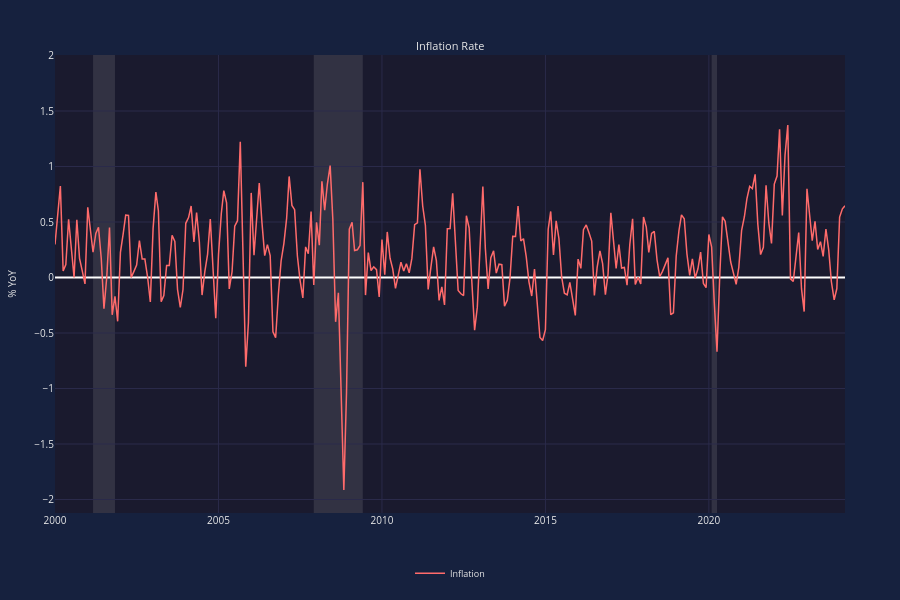
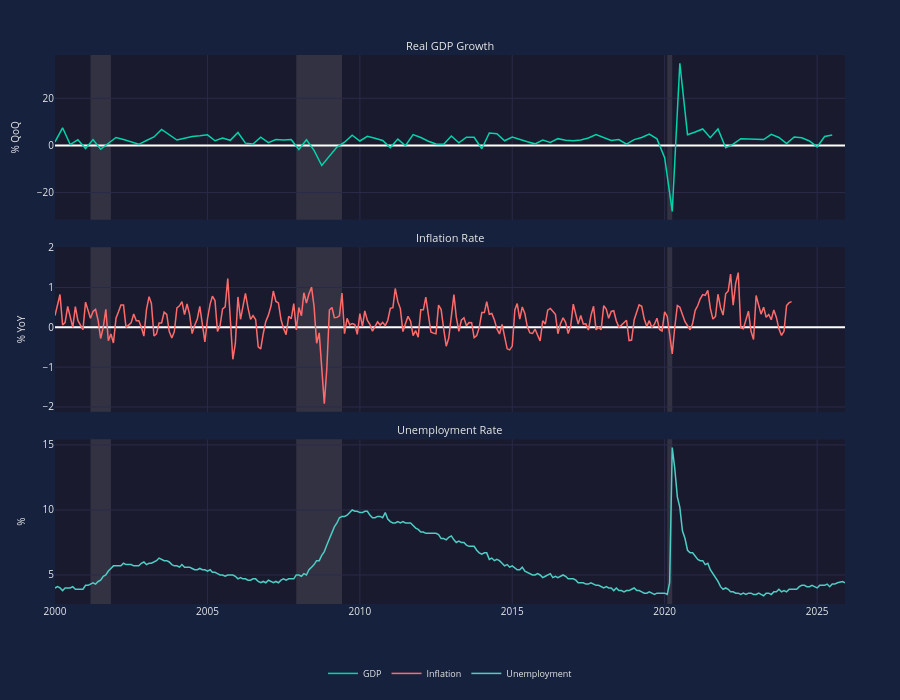

Notebook code cell kept with these figures, in order:
### Markdown cell above
## 2. Multi-Chart Layout

A dashboard with three synchronized charts showing GDP, Inflation, and Unemployment.

### Code cell
# Multi-chart layout with real economic data
gdp_chart = EconChart(
    Data(x=gdp_dates, y=gdp_values, name='GDP', color='teal'),
    title='Real GDP Growth',
    y_label='% QoQ',
    horizontal_line=0,
)

inflation_chart = EconChart(
    Data(x=inf_dates, y=inf_values, name='Inflation', color='coral'),
    title='Inflation Rate',
    y_label='% YoY',
    horizontal_line=2.0,  # Fed's 2% inflation target
)

unemployment_chart = EconChart(
    Data(x=unemp_dates, y=unemp_values, name='Unemployment', color='sky'),
    title='Unemployment Rate',
    y_label='%',
)

board = EconBoard(
    gdp_chart, inflation_chart, unemployment_chart,
    height=700,
    legend='bottom',
    crosshair=True,
)
inflation_chart.show()
board.show()

### Figure 1 — Plotly figure (JSON) as saved in the notebook; plotly's stock layout.template omitted (floating-point values rounded to 4 significant figures; data arrays with more than 128 entries replaced by an {"elided": "..."} marker saying what was removed)
{"data": [{"line": {"color": "#ff6b6b", "width": 1.5}, "name": "Inflation", "showlegend": true, "type": "scatter", "visible": true, "x": {"elided": "291 str values"}, "xaxis": "x", "y": {"elided": "291 float values"}, "yaxis": "y"}], "layout": {"annotations": [{"font": {"color": "#e8e8e8", "size": 11}, "showarrow": false, "text": "Inflation Rate", "x": 0.5, "xanchor": "center", "xref": "paper", "y": 1, "yanchor": "bottom", "yref": "paper"}], "font": {"color": "#e8e8e8", "size": 10}, "height": 600, "hoverlabel": {"bgcolor": "#16213e", "font": {"color": "#e8e8e8", "size": 11}}, "hovermode": "x unified", "legend": {"bgcolor": "rgba(0,0,0,0)", "font": {"color": "#e8e8e8", "size": 9}, "orientation": "h", "x": 0.5, "xanchor": "center", "y": -0.1, "yanchor": "top"}, "margin": {"b": 35, "l": 55, "r": 55, "t": 55}, "paper_bgcolor": "#16213e", "plot_bgcolor": "#1a1a2e", "shapes": [{"line": {"color": "rgba(255, 255, 255, 0.3)", "dash": "dash", "width": 1}, "type": "line", "x0": 0, "x1": 1, "xref": "x", "y0": 2, "y1": 2, "yref": "y"}, {"fillcolor": "#b8b8b8", "layer": "below", "line": {"width": 0}, "opacity": 0.15, "type": "rect", "x0": "2001-03-01T00:00:00", "x1": "2001-11-01T00:00:00", "xref": "x", "y0": 0, "y1": 1, "yref": "y domain"}, {"fillcolor": "#b8b8b8", "layer": "below", "line": {"width": 0}, "opacity": 0.15, "type": "rect", "x0": "2007-12-01T00:00:00", "x1": "2009-06-01T00:00:00", "xref": "x", "y0": 0, "y1": 1, "yref": "y domain"}, {"fillcolor": "#b8b8b8", "layer": "below", "line": {"width": 0}, "opacity": 0.15, "type": "rect", "x0": "2020-02-01T00:00:00", "x1": "2020-04-01T00:00:00", "xref": "x", "y0": 0, "y1": 1, "yref": "y domain"}], "xaxis": {"anchor": "y", "domain": [0, 1], "gridcolor": "#2a2a4a", "range": ["2000-01-01T00:00:00", "2024-03-01T00:00:00"], "showspikes": true, "spikecolor": "rgba(255, 255, 255, 0.5)", "spikedash": "dot", "spikemode": "across", "spikesnap": "cursor", "spikethickness": 1}, "yaxis": {"anchor": "x", "domain": [0, 1], "gridcolor": "#2a2a4a", "title": {"font": {"color": "#e8e8e8", "size": 10}, "text": "% YoY"}, "type": "linear"}}}

### Figure 2 — Plotly figure (JSON) as saved in the notebook; plotly's stock layout.template omitted (floating-point values rounded to 4 significant figures; data arrays with more than 128 entries replaced by an {"elided": "..."} marker saying what was removed)
{"data": [{"line": {"color": "#00d4aa", "width": 1.5}, "name": "GDP", "showlegend": true, "type": "scatter", "visible": true, "x": ["2000-01-01T00:00:00", "2000-04-01T00:00:00", "2000-07-01T00:00:00", "2000-10-01T00:00:00", "2001-01-01T00:00:00", "2001-04-01T00:00:00", "2001-07-01T00:00:00", "2001-10-01T00:00:00", "2002-01-01T00:00:00", "2002-04-01T00:00:00", "2002-07-01T00:00:00", "2002-10-01T00:00:00", "2003-01-01T00:00:00", "2003-04-01T00:00:00", "2003-07-01T00:00:00", "2003-10-01T00:00:00", "2004-01-01T00:00:00", "2004-04-01T00:00:00", "2004-07-01T00:00:00", "2004-10-01T00:00:00", "2005-01-01T00:00:00", "2005-04-01T00:00:00", "2005-07-01T00:00:00", "2005-10-01T00:00:00", "2006-01-01T00:00:00", "2006-04-01T00:00:00", "2006-07-01T00:00:00", "2006-10-01T00:00:00", "2007-01-01T00:00:00", "2007-04-01T00:00:00", "2007-07-01T00:00:00", "2007-10-01T00:00:00", "2008-01-01T00:00:00", "2008-04-01T00:00:00", "2008-07-01T00:00:00", "2008-10-01T00:00:00", "2009-01-01T00:00:00", "2009-04-01T00:00:00", "2009-07-01T00:00:00", "2009-10-01T00:00:00", "2010-01-01T00:00:00", "2010-04-01T00:00:00", "2010-07-01T00:00:00", "2010-10-01T00:00:00", "2011-01-01T00:00:00", "2011-04-01T00:00:00", "2011-07-01T00:00:00", "2011-10-01T00:00:00", "2012-01-01T00:00:00", "2012-04-01T00:00:00", "2012-07-01T00:00:00", "2012-10-01T00:00:00", "2013-01-01T00:00:00", "2013-04-01T00:00:00", "2013-07-01T00:00:00", "2013-10-01T00:00:00", "2014-01-01T00:00:00", "2014-04-01T00:00:00", "2014-07-01T00:00:00", "2014-10-01T00:00:00", "2015-01-01T00:00:00", "2015-04-01T00:00:00", "2015-07-01T00:00:00", "2015-10-01T00:00:00", "2016-01-01T00:00:00", "2016-04-01T00:00:00", "2016-07-01T00:00:00", "2016-10-01T00:00:00", "2017-01-01T00:00:00", "2017-04-01T00:00:00", "2017-07-01T00:00:00", "2017-10-01T00:00:00", "2018-01-01T00:00:00", "2018-04-01T00:00:00", "2018-07-01T00:00:00", "2018-10-01T00:00:00", "2019-01-01T00:00:00", "2019-04-01T00:00:00", "2019-07-01T00:00:00", "2019-10-01T00:00:00", "2020-01-01T00:00:00", "2020-04-01T00:00:00", "2020-07-01T00:00:00", "2020-10-01T00:00:00", "2021-01-01T00:00:00", "2021-04-01T00:00:00", "2021-07-01T00:00:00", "2021-10-01T00:00:00", "2022-01-01T00:00:00", "2022-04-01T00:00:00", "2022-07-01T00:00:00", "2022-10-01T00:00:00", "2023-01-01T00:00:00", "2023-04-01T00:00:00", "2023-07-01T00:00:00", "2023-10-01T00:00:00", "2024-01-01T00:00:00", "2024-04-01T00:00:00", "2024-07-01T00:00:00", "2024-10-01T00:00:00", "2025-01-01T00:00:00", "2025-04-01T00:00:00", "2025-07-01T00:00:00"], "xaxis": "x3", "y": [1.5, 7.5, 0.4, 2.4, -1.3, 2.5, -1.6, 1.1, 3.4, 2.5, 1.6, 0.5, 2.1, 3.6, 6.8, 4.7, 2.3, 3.1, 3.8, 4.1, 4.5, 2, 3.2, 2.2, 5.5, 1, 0.6, 3.5, 1.2, 2.5, 2.3, 2.5, -1.7, 2.4, -2.1, -8.5, -4.5, -0.7, 1.4, 4.4, 1.9, 3.9, 3.1, 2.1, -0.9, 2.7, -0.1, 4.6, 3.4, 1.8, 0.6, 0.5, 4, 1.1, 3.5, 3.5, -1.4, 5.3, 5, 2, 3.6, 2.5, 1.6, 0.7, 2.3, 1.3, 2.9, 2.2, 2, 2.3, 3.2, 4.6, 3.3, 2.1, 2.5, 0.6, 2.5, 3.4, 4.8, 2.8, -5.2, -28, 34.9, 4.6, 5.7, 7, 3.3, 7, -1, 0.6, 2.9, 2.8, 2.9, 2.5, 4.7, 3.4, 0.8, 3.6, 3.3, 1.9, -0.6, 3.8, 4.4], "yaxis": "y"}, {"line": {"color": "#ff6b6b", "width": 1.5}, "name": "Inflation", "showlegend": true, "type": "scatter", "visible": true, "x": {"elided": "291 str values"}, "xaxis": "x3", "y": {"elided": "291 float values"}, "yaxis": "y2"}, {"line": {"color": "#4ecdc4", "width": 1.5}, "name": "Unemployment", "showlegend": true, "type": "scatter", "visible": true, "x": {"elided": "311 str values"}, "xaxis": "x3", "y": {"elided": "311 float values"}, "yaxis": "y3"}, {"hoverinfo": "skip", "marker": {"opacity": 0}, "mode": "markers", "showlegend": false, "type": "scatter", "x": ["2000-01-01T00:00:00", "2025-12-01T00:00:00"], "xaxis": "x3", "y": [0, 0], "yaxis": "y"}, {"hoverinfo": "skip", "marker": {"opacity": 0}, "mode": "markers", "showlegend": false, "type": "scatter", "x": ["2000-01-01T00:00:00", "2025-12-01T00:00:00"], "xaxis": "x3", "y": [0, 0], "yaxis": "y2"}], "layout": {"annotations": [{"font": {"color": "#e8e8e8", "size": 11}, "showarrow": false, "text": "Real GDP Growth", "x": 0.5, "xanchor": "center", "xref": "paper", "y": 1, "yanchor": "bottom", "yref": "paper"}, {"font": {"color": "#e8e8e8", "size": 11}, "showarrow": false, "text": "Inflation Rate", "x": 0.5, "xanchor": "center", "xref": "paper", "y": 0.65, "yanchor": "bottom", "yref": "paper"}, {"font": {"color": "#e8e8e8", "size": 11}, "showarrow": false, "text": "Unemployment Rate", "x": 0.5, "xanchor": "center", "xref": "paper", "y": 0.3, "yanchor": "bottom", "yref": "paper"}], "font": {"color": "#e8e8e8", "size": 10}, "height": 700, "hoverlabel": {"bgcolor": "#16213e", "font": {"color": "#e8e8e8", "size": 11}}, "hovermode": "x unified", "legend": {"bgcolor": "rgba(0,0,0,0)", "font": {"color": "#e8e8e8", "size": 9}, "orientation": "h", "x": 0.5, "xanchor": "center", "y": -0.1, "yanchor": "top"}, "margin": {"b": 35, "l": 55, "r": 55, "t": 55}, "paper_bgcolor": "#16213e", "plot_bgcolor": "#1a1a2e", "shapes": [{"line": {"color": "rgba(255, 255, 255, 0.3)", "dash": "dash", "width": 1}, "type": "line", "x0": 0, "x1": 1, "xref": "x3", "y0": 0, "y1": 0, "yref": "y"}, {"line": {"color": "rgba(255, 255, 255, 0.3)", "dash": "dash", "width": 1}, "type": "line", "x0": 0, "x1": 1, "xref": "x3", "y0": 2, "y1": 2, "yref": "y2"}, {"fillcolor": "#b8b8b8", "layer": "below", "line": {"width": 0}, "opacity": 0.15, "type": "rect", "x0": "2001-03-01T00:00:00", "x1": "2001-11-01T00:00:00", "xref": "x3", "y0": 0, "y1": 1, "yref": "y domain"}, {"fillcolor": "#b8b8b8", "layer": "below", "line": {"width": 0}, "opacity": 0.15, "type": "rect", "x0": "2001-03-01T00:00:00", "x1": "2001-11-01T00:00:00", "xref": "x3", "y0": 0, "y1": 1, "yref": "y2 domain"}, {"fillcolor": "#b8b8b8", "layer": "below", "line": {"width": 0}, "opacity": 0.15, "type": "rect", "x0": "2001-03-01T00:00:00", "x1": "2001-11-01T00:00:00", "xref": "x3", "y0": 0, "y1": 1, "yref": "y3 domain"}, {"fillcolor": "#b8b8b8", "layer": "below", "line": {"width": 0}, "opacity": 0.15, "type": "rect", "x0": "2007-12-01T00:00:00", "x1": "2009-06-01T00:00:00", "xref": "x3", "y0": 0, "y1": 1, "yref": "y domain"}, {"fillcolor": "#b8b8b8", "layer": "below", "line": {"width": 0}, "opacity": 0.15, "type": "rect", "x0": "2007-12-01T00:00:00", "x1": "2009-06-01T00:00:00", "xref": "x3", "y0": 0, "y1": 1, "yref": "y2 domain"}, {"fillcolor": "#b8b8b8", "layer": "below", "line": {"width": 0}, "opacity": 0.15, "type": "rect", "x0": "2007-12-01T00:00:00", "x1": "2009-06-01T00:00:00", "xref": "x3", "y0": 0, "y1": 1, "yref": "y3 domain"}, {"fillcolor": "#b8b8b8", "layer": "below", "line": {"width": 0}, "opacity": 0.15, "type": "rect", "x0": "2020-02-01T00:00:00", "x1": "2020-04-01T00:00:00", "xref": "x3", "y0": 0, "y1": 1, "yref": "y domain"}, {"fillcolor": "#b8b8b8", "layer": "below", "line": {"width": 0}, "opacity": 0.15, "type": "rect", "x0": "2020-02-01T00:00:00", "x1": "2020-04-01T00:00:00", "xref": "x3", "y0": 0, "y1": 1, "yref": "y2 domain"}, {"fillcolor": "#b8b8b8", "layer": "below", "line": {"width": 0}, "opacity": 0.15, "type": "rect", "x0": "2020-02-01T00:00:00", "x1": "2020-04-01T00:00:00", "xref": "x3", "y0": 0, "y1": 1, "yref": "y3 domain"}], "xaxis": {"anchor": "y", "domain": [0, 1], "gridcolor": "#2a2a4a", "matches": "x3", "range": ["2000-01-01T00:00:00", "2025-12-01T00:00:00"], "showspikes": true, "showticklabels": false, "spikecolor": "rgba(255, 255, 255, 0.5)", "spikedash": "dot", "spikemode": "across", "spikesnap": "cursor", "spikethickness": 1}, "xaxis2": {"anchor": "y2", "domain": [0, 1], "gridcolor": "#2a2a4a", "matches": "x3", "range": ["2000-01-01T00:00:00", "2025-12-01T00:00:00"], "showspikes": true, "showticklabels": false, "spikecolor": "rgba(255, 255, 255, 0.5)", "spikedash": "dot", "spikemode": "across", "spikesnap": "cursor", "spikethickness": 1}, "xaxis3": {"anchor": "y3", "domain": [0, 1], "gridcolor": "#2a2a4a", "range": ["2000-01-01T00:00:00", "2025-12-01T00:00:00"], "showspikes": true, "spikecolor": "rgba(255, 255, 255, 0.5)", "spikedash": "dot", "spikemode": "across", "spikesnap": "cursor", "spikethickness": 1}, "yaxis": {"anchor": "x", "domain": [0.7, 1], "gridcolor": "#2a2a4a", "title": {"font": {"color": "#e8e8e8", "size": 10}, "text": "% QoQ"}, "type": "linear"}, "yaxis2": {"anchor": "x2", "domain": [0.35, 0.65], "gridcolor": "#2a2a4a", "title": {"font": {"color": "#e8e8e8", "size": 10}, "text": "% YoY"}, "type": "linear"}, "yaxis3": {"anchor": "x3", "domain": [0, 0.3], "gridcolor": "#2a2a4a", "title": {"font": {"color": "#e8e8e8", "size": 10}, "text": "%"}, "type": "linear"}}}
